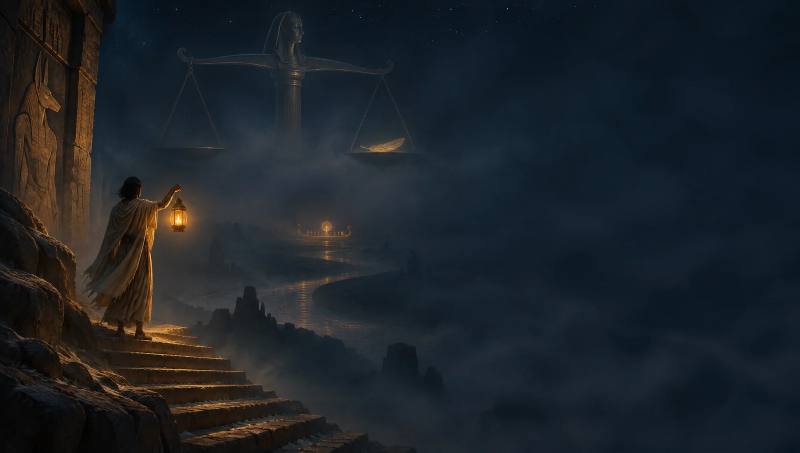
#> input picture herz-und-feder-3d/ui/titel.webp, 1600 x 905 px (shown at 1/2 size)
$ python startseite.py
#> lines starting #> are read from the running program, lines starting #| are printed output that depends on the picture
#!/usr/bin/env python3
# Baut die Startseite für die Web-Fassung (web/huelle.html).
# Titelbild und Zierschrift stecken als data-URI in der Seite: Sie sind sofort da,
# noch bevor der Browser die großen Dateien (index.wasm, index.pck) geholt hat.
# Aufruf: python3 tools/startseite.py   (aus herz-und-feder-3d/)
import base64, io, pathlib
from PIL import Image

WURZEL = pathlib.Path(__file__).resolve().parent.parent

def daten(art, roh):
    return "data:%s;base64,%s" % (art, base64.b64encode(roh).decode())

def fassung():
    # steht in scripts/protokoll.gd; die Startseite zeigt sie, damit man sieht, ob die neue Fassung geladen ist
    import re
    return re.search(r'const FASSUNG := "([^"]+)"', (WURZEL / "scripts/protokoll.gd").read_text(encoding="utf-8")).group(1)

def klang():
    # Ladeklang (3.1): zwei Spuren von ElevenLabs (Sound Effects v2, je 30 s, nahtlos), gemischt in
    # tools/ton/lade_klang.mp3. Vorne und hinten stehen je 0,1 s aus dem anderen Ende der Schleife, damit
    # die Polsterung des MP3-Kodierers nie in den Bereich fällt, den die Seite schleift (0,1 s bis 30,1 s).
    return daten("audio/mpeg", (WURZEL / "tools/ton/lade_klang.mp3").read_bytes())

def bild():
    im = Image.open(WURZEL / "ui/titel.webp").convert("RGB")
    im = im.resize((1280, round(1280 * im.height / im.width)), Image.LANCZOS)
    b = io.BytesIO()
    im.save(b, "WEBP", quality=70, method=6)
    return daten("image/webp", b.getvalue())

SEITE = r"""<!DOCTYPE html>
<html lang="de">
<head>
<meta charset="utf-8">
<meta name="viewport" content="width=device-width, user-scalable=no, initial-scale=1.0, viewport-fit=cover">
<meta name="theme-color" content="#05050a">
<title>$GODOT_PROJECT_NAME</title>
<style>
@font-face { font-family: "Zier"; src: url(@@SCHRIFT@@) format("woff"); font-display: block; }
html, body, #canvas { margin: 0; padding: 0; border: 0; }
body { color: #eadcb8; background: #05050a; overflow: hidden; touch-action: none; }
#canvas { display: block; }
#canvas:focus { outline: none; }
#status {
	position: absolute; inset: 0; z-index: 2;
	background: #05050a url(@@BILD@@) center 30% / cover no-repeat;
	display: flex; flex-direction: column; justify-content: flex-end; align-items: center;
	font-family: "Zier", Georgia, serif; transition: opacity .6s ease;
}
#status::before {
	content: ""; position: absolute; inset: 0; pointer-events: none;
	background: linear-gradient(to bottom, rgba(5,5,10,.15) 0%, rgba(5,5,10,.05) 40%, rgba(5,5,10,.82) 78%, rgba(5,5,10,.96) 100%);
}
#status.weg { opacity: 0; }
.kasten { position: relative; width: min(560px, 86vw); margin-bottom: max(7vh, 34px); text-align: center; }
h1 {
	margin: 0; font-weight: normal; letter-spacing: .14em; font-size: clamp(30px, 6.2vw, 58px);
	color: #f0d58e; text-shadow: 0 0 18px rgba(240,190,90,.35), 0 2px 2px #000;
}
.unter { margin: .2em 0 1.1em; font-size: clamp(13px, 2.2vw, 17px); letter-spacing: .22em; color: #bfae86; }
.leiste {
	position: relative; height: 12px; border-radius: 7px; overflow: hidden;
	background: linear-gradient(#2a2216, #1a140c); border: 1px solid #8a6c34;
	box-shadow: 0 0 0 1px rgba(0,0,0,.6), inset 0 1px 3px rgba(0,0,0,.7);
}
.leiste i {
	position: absolute; left: 0; top: 0; bottom: 0; width: 0%;
	background: linear-gradient(to bottom, #f7e2a0, #d4a443 55%, #9b6f22);
	box-shadow: 0 0 10px rgba(255,200,90,.6); transition: width .25s ease-out;
}
.leiste.offen i { width: 35%; animation: wandern 1.4s ease-in-out infinite alternate; }
@keyframes wandern { from { left: -10%; } to { left: 75%; } }
.zeile { display: flex; justify-content: space-between; margin-top: .55em; font-size: 14px; letter-spacing: .08em; color: #c9b88e; }
#spruch { min-height: 2.6em; margin-top: .9em; font-size: clamp(13px, 2.1vw, 16px); line-height: 1.3; color: #d9c79a; font-style: italic; transition: opacity .5s; }
#ton {
	position: absolute; top: max(14px, env(safe-area-inset-top)); right: max(14px, env(safe-area-inset-right)); z-index: 3;
	min-width: 44px; height: 44px; padding: 0 14px; border-radius: 22px; cursor: pointer;
	background: rgba(20,14,8,.72); border: 1px solid #8a6c34; color: #f0d58e;
	font-family: "Zier", Georgia, serif; font-size: 15px; letter-spacing: .08em;
	box-shadow: 0 0 12px rgba(240,190,90,.18); transition: opacity .4s;
}
#ton.aus { color: #8d7d5c; }
#tipp { margin-top: .5em; font-size: 13px; letter-spacing: .12em; color: #a8956a; transition: opacity .6s; }
#status-notice {
	display: none; margin: 1em 0 0; padding: .9em 1em; border-radius: 8px;
	background: rgba(70,24,24,.92); border: 1px solid #b0503a; color: #f2e2c8;
	font-family: Georgia, serif; font-size: 15px; line-height: 1.35;
}
</style>
$GODOT_HEAD_INCLUDE
</head>
<body>
<canvas id="canvas">Dein Browser kann kein Canvas.</canvas>
<noscript>Dieses Spiel braucht JavaScript.</noscript>
<div id="status">
	<button id="ton" type="button" aria-label="Klang an oder aus">♪ Klang</button>
	<div class="kasten">
		<h1>HERZ UND FEDER</h1>
		<div class="unter">DIE ZWÖLF STUNDEN DER NACHT · FASSUNG @@FASSUNG@@</div>
		<div class="leiste" id="leiste"><i id="balken"></i></div>
		<div class="zeile"><span id="was">Die Barke wird beladen …</span><span id="wieviel"></span></div>
		<div id="spruch"></div>
		<div id="tipp">Tippe irgendwo, um die Nacht zu hören</div>
		<div id="status-notice"></div>
	</div>
</div>
<script src="$GODOT_URL"></script>
<script>
const GODOT_CONFIG = $GODOT_CONFIG;
const GODOT_THREADS_ENABLED = $GODOT_THREADS_ENABLED;
const engine = new Engine(GODOT_CONFIG);
(function () {
	const huelle = document.getElementById('status');
	const leiste = document.getElementById('leiste');
	const balken = document.getElementById('balken');
	const was = document.getElementById('was');
	const wieviel = document.getElementById('wieviel');
	const spruch = document.getElementById('spruch');
	const notiz = document.getElementById('status-notice');
	const SPRUECHE = [
		'„Leicht wie die Feder der Maat soll dein Herz sein.“',
		'Die Sonne fährt in der Barke durch zwölf Stunden der Nacht.',
		'Wer die Namen der Tore kennt, dem öffnen sie sich.',
		'Die Jägerin jagt nie allein: ihr Fuchs ist schneller als jeder Pfeil.',
		'Die Ba-Seele flattert dorthin, wo ein Name vergessen wurde.',
		'Feuerschalen erinnern sich an jeden, der sie entzündet.',
	];
	let n = Math.floor(Math.random() * SPRUECHE.length), fertig = false, fehler = false;
	function naechster() {
		spruch.style.opacity = 0;
		setTimeout(() => { spruch.textContent = SPRUECHE[n++ % SPRUECHE.length]; spruch.style.opacity = 1; }, 450);
	}
	naechster();
	const uhr = setInterval(naechster, 4200);
	// Ladeklang: Browser spielen erst nach einer Berührung oder einem Klick Ton ab (das iPhone erst recht).
	// Darum startet er mit der ersten Geste auf der Seite; der Knopf oben rechts schaltet ihn an und aus,
	// die Wahl bleibt für den nächsten Besuch gemerkt. Web Audio statt <audio loop>, damit die Schleife ohne Lücke läuft.
	const knopf = document.getElementById('ton');
	const tipp = document.getElementById('tipp');
	let ctx = null, pegel = null, quelle = null, an = true, geladen = null, fertigWeg = false;
	try { an = localStorage.getItem('hf_ladeklang') !== 'aus'; } catch (e) {}
	function knopfZeigen() { knopf.textContent = an ? '♪ Klang' : '♪ Stille'; knopf.classList.toggle('aus', !an); }
	knopfZeigen();
	function starten() {
		if (quelle || !an || fertigWeg) return;
		try {
			const AC = window.AudioContext || window.webkitAudioContext;
			if (!AC) return;
			if (!ctx) {
				ctx = new AC();
				pegel = ctx.createGain();
				pegel.gain.value = 0;
				pegel.connect(ctx.destination);
			}
			if (ctx.state === 'suspended') ctx.resume();
			if (!geladen) geladen = fetch('@@KLANG@@').then(r => r.arrayBuffer()).then(b => new Promise((ok, nein) => ctx.decodeAudioData(b, ok, nein)));
			geladen.then(puffer => {
				if (quelle || !an || fertigWeg) return;
				quelle = ctx.createBufferSource();
				quelle.buffer = puffer;
				quelle.loop = true;
				quelle.loopStart = 0.1;
				quelle.loopEnd = Math.min(30.1, puffer.duration - 0.05);
				quelle.connect(pegel);
				quelle.start(0, 0.1);
				pegel.gain.cancelScheduledValues(ctx.currentTime);
				pegel.gain.setValueAtTime(pegel.gain.value, ctx.currentTime);
				pegel.gain.linearRampToValueAtTime(0.75, ctx.currentTime + 3.0);
			}).catch(e => console.warn('Ladeklang', e));
			tipp.style.opacity = 0;
		} catch (e) { console.warn('Ladeklang', e); }
	}
	function ausblenden(dauer) {
		if (!ctx || !quelle) return;
		const q = quelle;
		quelle = null;
		pegel.gain.cancelScheduledValues(ctx.currentTime);
		pegel.gain.setValueAtTime(pegel.gain.value, ctx.currentTime);
		pegel.gain.linearRampToValueAtTime(0, ctx.currentTime + dauer);
		setTimeout(() => { try { q.stop(); } catch (e) {} }, dauer * 1000 + 100);
	}
	['pointerdown', 'touchend', 'keydown', 'click'].forEach(art => document.addEventListener(art, starten, { capture: true, passive: true }));
	knopf.addEventListener('click', ev => {
		ev.stopPropagation();
		an = !an;
		try { localStorage.setItem('hf_ladeklang', an ? 'an' : 'aus'); } catch (e) {}
		knopfZeigen();
		if (an) starten(); else ausblenden(0.6);
	});
	document.addEventListener('visibilitychange', () => {
		if (!ctx || fertigWeg) return;
		if (document.hidden) ctx.suspend(); else ctx.resume();
	});
	if (!an) tipp.style.opacity = 0;
	function mb(b) { return (b / 1048576).toFixed(b < 10485760 ? 1 : 0); }
	function fehlschlag(err) {
		console.error(err);
		fehler = true;
		clearInterval(uhr);
		notiz.textContent = (err instanceof Error) ? err.message : (typeof err === 'string' ? err : 'Ein unbekannter Fehler ist aufgetreten.');
		notiz.style.display = 'block';
		was.textContent = 'Die Barke ist auf Grund gelaufen.';
	}
	function weg() {
		if (fehler) return;
		clearInterval(uhr);
		// das Spiel bringt seine eigene Musik mit: der Ladeklang verklingt sanft und gibt den Klangkanal frei
		ausblenden(2.5);
		fertigWeg = true;
		tipp.style.opacity = 0;
		knopf.style.opacity = 0;
		setTimeout(() => { if (ctx) ctx.close(); }, 3000);
		huelle.classList.add('weg');
		setTimeout(() => huelle.remove(), 650);
	}
	const fehlt = Engine.getMissingFeatures({ threads: GODOT_THREADS_ENABLED });
	if (fehlt.length !== 0) {
		fehlschlag('Diesem Browser fehlt etwas, das das Spiel braucht:\n' + fehlt.join('\n'));
		return;
	}
	// Neue Fassung holen (4.0.3): Das Spiel ist eine installierbare Web-App; ihr Zwischenspeicher liefert sonst die alte
	// Fassung, bis alle Tabs geschlossen waren. Darum vor dem Start nachsehen, ob eine neue bereitliegt, und sie sofort
	// einsetzen (die Seite lädt dann einmal neu). Ohne Netz geht es nach vier Sekunden mit der vorhandenen weiter.
	async function frisch() {
		if (!('serviceWorker' in navigator)) return;
		try {
			const reg = await navigator.serviceWorker.getRegistration();
			if (!reg) return;
			await Promise.race([reg.update(), new Promise(r => setTimeout(r, 4000))]);
			const neu = reg.installing || reg.waiting;
			const alt = (await caches.keys()).length > 0;
			if (!neu && !alt) return;
			was.textContent = 'Eine neue Fassung wird geholt …';
			if (neu) {
				await new Promise(r => {
					if (neu.state === 'activated') { r(); return; }
					neu.addEventListener('statechange', () => { if (neu.state === 'activated' || neu.state === 'redundant') r(); });
					setTimeout(r, 10000);
				});
				if (reg.waiting) reg.waiting.postMessage('update');
			}
			// alte Speicher leeren und einmal frisch laden (der Merker verhindert, dass das zweimal geschieht)
			await Promise.all((await caches.keys()).map(k => caches.delete(k)));
			if (!sessionStorage.getItem('hf_frisch')) {
				sessionStorage.setItem('hf_frisch', '1');
				location.replace(location.pathname);
				await new Promise(() => {});
			}
		} catch (e) { console.warn('Fassung prüfen', e); }
	}
	frisch().then(() => engine.startGame({
		'onProgress': function (jetzt, gesamt) {
			if (jetzt > 0 && gesamt > 0) {
				leiste.classList.remove('offen');
				const p = Math.min(1, jetzt / gesamt);
				balken.style.width = (p * 100).toFixed(1) + '%';
				wieviel.textContent = mb(jetzt) + ' / ' + mb(gesamt) + ' MB';
				if (p >= 1 && !fertig) {
					fertig = true;
					was.textContent = 'Die Waage wird aufgestellt …';
				}
			} else {
				leiste.classList.add('offen');
				wieviel.textContent = jetzt > 0 ? mb(jetzt) + ' MB' : '';
			}
		},
	})).then(weg, fehlschlag);
}());
</script>
</body>
</html>
"""

def startbild():
    # Startbild der Engine (application/boot_splash/image): Godot liest dort nur PNG.
    # 800 Pixel breit und auf 256 Farben gerechnet, damit es das Paket kaum belastet (etwa 110 KB).
    im = Image.open(WURZEL / "ui/titel.webp").convert("RGB").resize((800, 452), Image.LANCZOS)
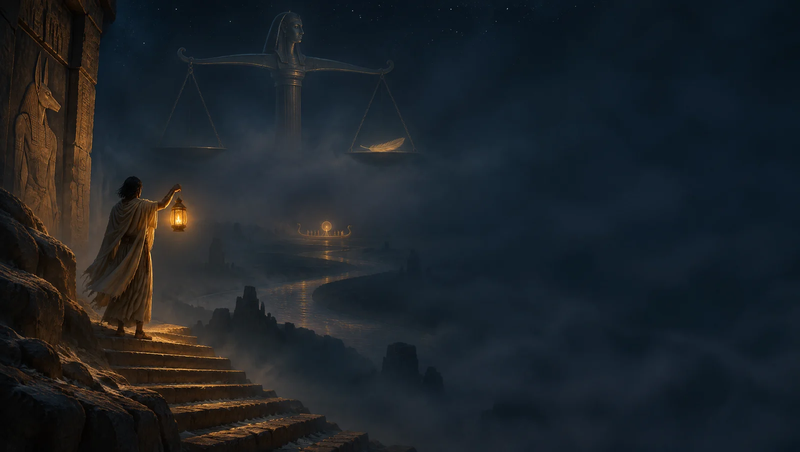
#> im: PIL image 800x452 RGB; mean R, G, B 28.9, 34.9, 40.2
    im.quantize(256, method=Image.MEDIANCUT, dither=Image.FLOYDSTEINBERG).save(WURZEL / "ui/start.png", optimize=True)

def main():
    startbild()
#> (the run stopped early here; a loop or call above may not have finished)
